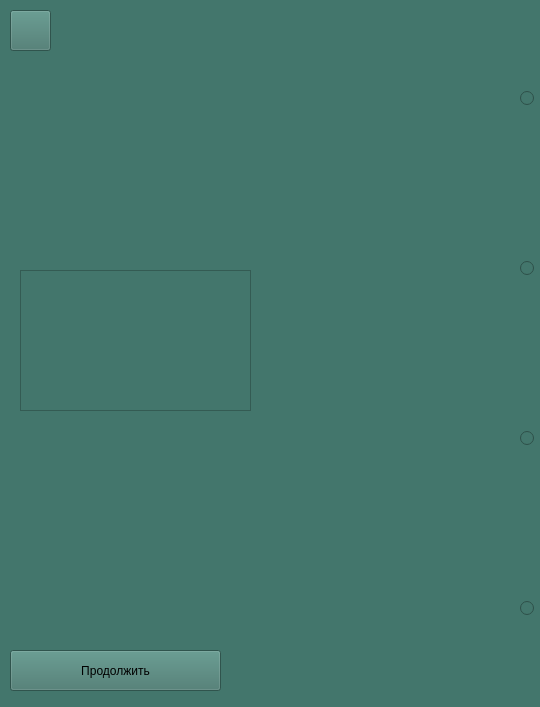
<?xml version="1.0" encoding="UTF-8"?>
<ui version="4.0">
 <class>Form</class>
 <widget class="QWidget" name="Form">
  <property name="geometry">
   <rect>
    <x>0</x>
    <y>0</y>
    <width>540</width>
    <height>707</height>
   </rect>
  </property>
  <property name="minimumSize">
   <size>
    <width>0</width>
    <height>707</height>
   </size>
  </property>
  <property name="maximumSize">
   <size>
    <width>1000</width>
    <height>707</height>
   </size>
  </property>
  <property name="windowTitle">
   <string>Form</string>
  </property>
  <property name="styleSheet">
   <string notr="true">background-color: #43766C</string>
  </property>
  <widget class="QTextEdit" name="exerciseText">
   <property name="geometry">
    <rect>
     <x>20</x>
     <y>270</y>
     <width>231</width>
     <height>141</height>
    </rect>
   </property>
   <property name="styleSheet">
    <string notr="true">background-color: #F8FAE5;
font: 13pt &quot;MS Sans Serif&quot;;
color: #B19470;
font-weight: 600;
border-radius: 8px;
border: 2px solid #B19470;
margin-top: 0px;
outline: 0px;
hover: { background-color: red };
pressed: { background-color: rgb(0, 255, 0)}</string>
   </property>
   <property name="sizeAdjustPolicy">
    <enum>QAbstractScrollArea::AdjustIgnored</enum>
   </property>
   <property name="readOnly">
    <bool>true</bool>
   </property>
   <property name="html">
    <string>&lt;!DOCTYPE HTML PUBLIC &quot;-//W3C//DTD HTML 4.0//EN&quot; &quot;http://www.w3.org/TR/REC-html40/strict.dtd&quot;&gt;
&lt;html&gt;&lt;head&gt;&lt;meta name=&quot;qrichtext&quot; content=&quot;1&quot; /&gt;&lt;style type=&quot;text/css&quot;&gt;
p, li { white-space: pre-wrap; }
&lt;/style&gt;&lt;/head&gt;&lt;body style=&quot; font-family:'MS Sans Serif'; font-size:13pt; font-weight:600; font-style:normal;&quot;&gt;
&lt;p style=&quot;-qt-paragraph-type:empty; margin-top:0px; margin-bottom:0px; margin-left:0px; margin-right:0px; -qt-block-indent:0; text-indent:0px;&quot;&gt;&lt;br /&gt;&lt;/p&gt;&lt;/body&gt;&lt;/html&gt;</string>
   </property>
  </widget>
  <widget class="QPushButton" name="backBtn">
   <property name="geometry">
    <rect>
     <x>10</x>
     <y>10</y>
     <width>41</width>
     <height>41</height>
    </rect>
   </property>
   <property name="styleSheet">
    <string notr="true">background-color: #F8FAE5;
font: 13pt &quot;MS Sans Serif&quot;;
color: #B19470;
font-weight: 600;
border-radius: 8px;
border: 2px solid #B19470;
padding: 5px 15px;
margin-top: 0px;
outline: 0px;
hover: { background-color: red };
pressed: { background-color: rgb(0, 255, 0)}</string>
   </property>
   <property name="text">
    <string/>
   </property>
   <property name="icon">
    <iconset>
     <normaloff>../pictures/icon6.png</normaloff>../pictures/icon6.png</iconset>
   </property>
  </widget>
  <widget class="QPushButton" name="continueBtn">
   <property name="geometry">
    <rect>
     <x>10</x>
     <y>650</y>
     <width>211</width>
     <height>41</height>
    </rect>
   </property>
   <property name="styleSheet">
    <string notr="true">background-color: #F8FAE5;
font: 13pt &quot;MS Sans Serif&quot;;
color: #B19470;
font-weight: 600;
border-radius: 8px;
border: 2px solid #B19470;
margin-top: 0px;
outline: 0px;
hover: { background-color: red };
pressed: { background-color: rgb(0, 255, 0)}</string>
   </property>
   <property name="text">
    <string>Продолжить</string>
   </property>
   <property name="icon">
    <iconset>
     <normaloff>../pictures/icon7.png</normaloff>../pictures/icon7.png</iconset>
   </property>
   <property name="iconSize">
    <size>
     <width>40</width>
     <height>40</height>
    </size>
   </property>
  </widget>
  <widget class="QLabel" name="label_1">
   <property name="geometry">
    <rect>
     <x>540</x>
     <y>20</y>
     <width>301</width>
     <height>160</height>
    </rect>
   </property>
   <property name="styleSheet">
    <string notr="true">background-color: #F8FAE5;
font: 13pt &quot;MS Sans Serif&quot;;
color: #B19470;
font-weight: 600;
border-radius: 8px;
border: 2px solid #B19470;
margin-top: 0px;
outline: 0px;
hover: { background-color: red };
pressed: { background-color: rgb(0, 255, 0)}</string>
   </property>
   <property name="text">
    <string/>
   </property>
   <property name="scaledContents">
    <bool>true</bool>
   </property>
  </widget>
  <widget class="QLabel" name="label_2">
   <property name="geometry">
    <rect>
     <x>540</x>
     <y>190</y>
     <width>301</width>
     <height>160</height>
    </rect>
   </property>
   <property name="styleSheet">
    <string notr="true">background-color: #F8FAE5;
font: 13pt &quot;MS Sans Serif&quot;;
color: #B19470;
font-weight: 600;
border-radius: 8px;
border: 2px solid #B19470;
margin-top: 0px;
outline: 0px;
hover: { background-color: red };
pressed: { background-color: rgb(0, 255, 0)}</string>
   </property>
   <property name="text">
    <string/>
   </property>
   <property name="scaledContents">
    <bool>true</bool>
   </property>
  </widget>
  <widget class="QLabel" name="label_3">
   <property name="geometry">
    <rect>
     <x>540</x>
     <y>360</y>
     <width>301</width>
     <height>160</height>
    </rect>
   </property>
   <property name="styleSheet">
    <string notr="true">background-color: #F8FAE5;
font: 13pt &quot;MS Sans Serif&quot;;
color: #B19470;
font-weight: 600;
border-radius: 8px;
border: 2px solid #B19470;
margin-top: 0px;
outline: 0px;
hover: { background-color: red };
pressed: { background-color: rgb(0, 255, 0)}</string>
   </property>
   <property name="text">
    <string/>
   </property>
   <property name="scaledContents">
    <bool>true</bool>
   </property>
  </widget>
  <widget class="QLabel" name="label_4">
   <property name="geometry">
    <rect>
     <x>540</x>
     <y>530</y>
     <width>301</width>
     <height>160</height>
    </rect>
   </property>
   <property name="styleSheet">
    <string notr="true">background-color: #F8FAE5;
font: 13pt &quot;MS Sans Serif&quot;;
color: #B19470;
font-weight: 600;
border-radius: 8px;
border: 2px solid #B19470;
margin-top: 0px;
outline: 0px;
hover: { background-color: red };
pressed: { background-color: rgb(0, 255, 0)}</string>
   </property>
   <property name="text">
    <string/>
   </property>
   <property name="scaledContents">
    <bool>true</bool>
   </property>
  </widget>
  <widget class="QLabel" name="messageLabel">
   <property name="geometry">
    <rect>
     <x>60</x>
     <y>60</y>
     <width>421</width>
     <height>191</height>
    </rect>
   </property>
   <property name="styleSheet">
    <string notr="true">background-color: rgb 0, 0, 0;
font: 13pt;
color: #8B0000;
font-weight: 600;
padding: 5px 15px;
margin-top: 0px;
outline: 0px;</string>
   </property>
   <property name="text">
    <string/>
   </property>
   <property name="alignment">
    <set>Qt::AlignCenter</set>
   </property>
  </widget>
  <widget class="QRadioButton" name="radioButton_2">
   <property name="geometry">
    <rect>
     <x>520</x>
     <y>260</y>
     <width>16</width>
     <height>16</height>
    </rect>
   </property>
   <property name="text">
    <string/>
   </property>
  </widget>
  <widget class="QRadioButton" name="radioButton_1">
   <property name="geometry">
    <rect>
     <x>520</x>
     <y>90</y>
     <width>16</width>
     <height>16</height>
    </rect>
   </property>
   <property name="text">
    <string/>
   </property>
  </widget>
  <widget class="QRadioButton" name="radioButton_3">
   <property name="geometry">
    <rect>
     <x>520</x>
     <y>430</y>
     <width>16</width>
     <height>16</height>
    </rect>
   </property>
   <property name="text">
    <string/>
   </property>
  </widget>
  <widget class="QRadioButton" name="radioButton_4">
   <property name="geometry">
    <rect>
     <x>520</x>
     <y>600</y>
     <width>16</width>
     <height>16</height>
    </rect>
   </property>
   <property name="text">
    <string/>
   </property>
  </widget>
 </widget>
 <resources/>
 <connections/>
</ui>
